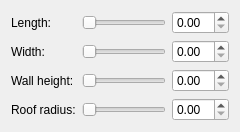
              <widget class="QWidget" name="pageHalfCylinderRoof">
               <layout class="QFormLayout" name="formLayout_HCR">
                <item row="0" column="0">
                 <widget class="QLabel" name="labelHCRLength">
                  <property name="text">
                   <string>Length:</string>
                  </property>
                 </widget>
                </item>
                <item row="0" column="1">
                 <layout class="QHBoxLayout" name="layoutHCRLength">
                  <item>
                   <widget class="QSlider" name="sliderHCRLength">
                    <property name="orientation">
                     <enum>Qt::Horizontal</enum>
                    </property>
                   </widget>
                  </item>
                  <item>
                   <widget class="QDoubleSpinBox" name="spinBoxHCRLength">
                    <property name="singleStep">
                     <double>0.100000000000000</double>
                    </property>
                   </widget>
                  </item>
                 </layout>
                </item>
                <item row="1" column="0">
                 <widget class="QLabel" name="labelHCRWidth">
                  <property name="text">
                   <string>Width:</string>
                  </property>
                 </widget>
                </item>
                <item row="1" column="1">
                 <layout class="QHBoxLayout" name="layoutHCRWidth">
                  <item>
                   <widget class="QSlider" name="sliderHCRWidth">
                    <property name="orientation">
                     <enum>Qt::Horizontal</enum>
                    </property>
                   </widget>
                  </item>
                  <item>
                   <widget class="QDoubleSpinBox" name="spinBoxHCRWidth">
                    <property name="singleStep">
                     <double>0.100000000000000</double>
                    </property>
                   </widget>
                  </item>
                 </layout>
                </item>
                <item row="2" column="0">
                 <widget class="QLabel" name="labelHCRHeightWall">
                  <property name="text">
                   <string>Wall height:</string>
                  </property>
                 </widget>
                </item>
                <item row="2" column="1">
                 <layout class="QHBoxLayout" name="layoutHCRHeightWall">
                  <item>
                   <widget class="QSlider" name="sliderHCRHeightWall">
                    <property name="orientation">
                     <enum>Qt::Horizontal</enum>
                    </property>
                   </widget>
                  </item>
                  <item>
                   <widget class="QDoubleSpinBox" name="spinBoxHCRHeightWall">
                    <property name="singleStep">
                     <double>0.100000000000000</double>
                    </property>
                   </widget>
                  </item>
                 </layout>
                </item>
                <item row="3" column="0">
                 <widget class="QLabel" name="labelHCRRadius">
                  <property name="text">
                   <string>Roof radius:</string>
                  </property>
                 </widget>
                </item>
                <item row="3" column="1">
                 <layout class="QHBoxLayout" name="layoutHCRRadius">
                  <item>
                   <widget class="QSlider" name="sliderHCRRadius">
                    <property name="orientation">
                     <enum>Qt::Horizontal</enum>
                    </property>
                   </widget>
                  </item>
                  <item>
                   <widget class="QDoubleSpinBox" name="spinBoxHCRRadius">
                    <property name="singleStep">
                     <double>0.100000000000000</double>
                    </property>
                   </widget>
                  </item>
                 </layout>
                </item>
               </layout>
              </widget>
